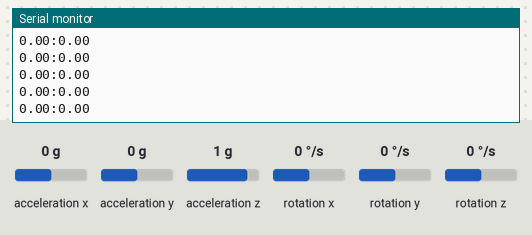
Recording of a sketch running on a simulated ESP32. On the bench: the last lines printed to the serial monitor. Wiring (inferred from the names in the program): MPU-6050 motion sensor at I2C address 0x68. The test bench sets the inputs (shaded band); at power-on: rotation x 0 °/s, rotation z 0 °/s, acceleration x 0 g, acceleration y 0 g, acceleration z 1 g, rotation y 0 °/s.

Above: at 1.3 s.
1.4 s: rotation x set to -192 °/s
At 1.48 s:
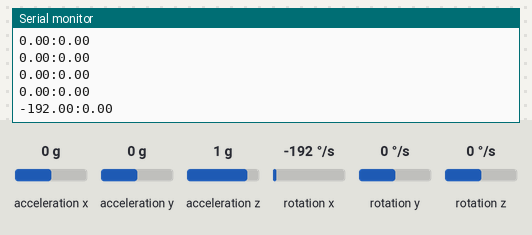
2.9 s: rotation z set to -192 °/s
At 2.9 s:
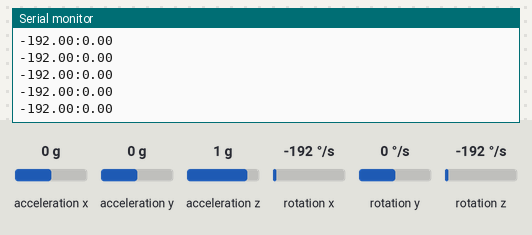
4.4 s: rotation x set to -100 °/s
At 4.43 s:
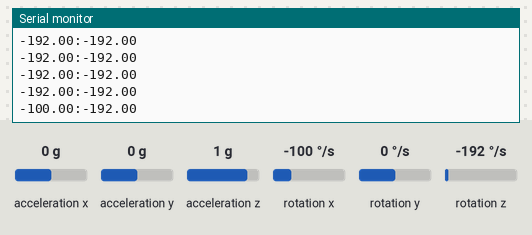
Timing chart, 0 to 7.4 s (numbered marks = the images above; inputs shaded):
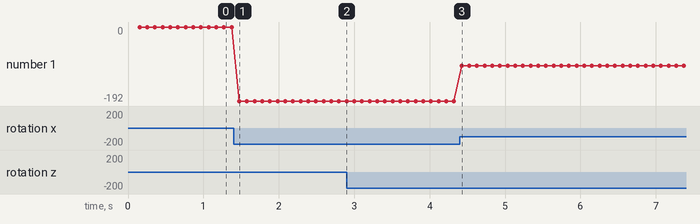

Measured:
- after the input at 1.4 s, the serial monitor: prints a new line after 0.08 s (image 1)
- after the input at 4.4 s, the serial monitor: prints a new line at once (image 3)
- plotted number 1: 0 → -192 after the input at 1.4 s, -192 → -100 after the input at 4.4 s

The sketch:

magic_wand.ino
```cpp
#include <Wire.h>
// MPU6050 Slave Device Address
const uint8_t MPU6050SlaveAddress = 0x68;

// Select SDA and SCL pins for I2C communication
const uint8_t scl = 22;  //D1
const uint8_t sda = 21;  //D2

int buttonState=1;
// sensitivity scale factor respective to full scale setting provided in datasheet
const uint16_t AccelScaleFactor = 16384;
const uint16_t GyroScaleFactor = 131;

// MPU6050 few configuration register addresses
const uint8_t MPU6050_REGISTER_SMPLRT_DIV   =  0x19;
const uint8_t MPU6050_REGISTER_USER_CTRL    =  0x6A;
const uint8_t MPU6050_REGISTER_PWR_MGMT_1   =  0x6B;
const uint8_t MPU6050_REGISTER_PWR_MGMT_2   =  0x6C;
const uint8_t MPU6050_REGISTER_CONFIG       =  0x1A;
const uint8_t MPU6050_REGISTER_GYRO_CONFIG  =  0x1B;
const uint8_t MPU6050_REGISTER_ACCEL_CONFIG =  0x1C;
const uint8_t MPU6050_REGISTER_FIFO_EN      =  0x23;
const uint8_t MPU6050_REGISTER_INT_ENABLE   =  0x38;
const uint8_t MPU6050_REGISTER_ACCEL_XOUT_H =  0x3B;
const uint8_t MPU6050_REGISTER_SIGNAL_PATH_RESET  = 0x68;

int16_t AccelX, AccelY, AccelZ, Temperature, GyroX, GyroY, GyroZ;


void setup() {
  Serial.begin(9600);
  Wire.begin(sda, scl);
  MPU6050_Init();
}

void loop() {
   if (buttonState == 1)
   {
      double  Gx, Gy, Gz;

      Read_RawValue(MPU6050SlaveAddress, MPU6050_REGISTER_ACCEL_XOUT_H);
      Gx = (double)GyroX/GyroScaleFactor;
      Gy = (double)GyroY/GyroScaleFactor;
      Gz = (double)GyroZ/GyroScaleFactor;

      Serial.print(Gx);
      Serial.print(':');
      Serial.println(Gz);
      delay(100);
   }
}

void I2C_Write(uint8_t deviceAddress, uint8_t regAddress, uint8_t data){
  Wire.beginTransmission(deviceAddress);
  Wire.write(regAddress);
  Wire.write(data);
  Wire.endTransmission();
}

// read all 14 register
void Read_RawValue(uint8_t deviceAddress, uint8_t regAddress){
  Wire.beginTransmission(deviceAddress);
  Wire.write(regAddress);
  Wire.endTransmission();
  Wire.requestFrom(deviceAddress, (uint8_t)14);
  AccelX = (((int16_t)Wire.read()<<8) | Wire.read());
  AccelY = (((int16_t)Wire.read()<<8) | Wire.read());
  AccelZ = (((int16_t)Wire.read()<<8) | Wire.read());
  Temperature = (((int16_t)Wire.read()<<8) | Wire.read());
  GyroX = (((int16_t)Wire.read()<<8) | Wire.read());
  GyroY = (((int16_t)Wire.read()<<8) | Wire.read());
  GyroZ = (((int16_t)Wire.read()<<8) | Wire.read());
}

//configure MPU6050
void MPU6050_Init(){
  delay(150);
  I2C_Write(MPU6050SlaveAddress, MPU6050_REGISTER_SMPLRT_DIV, 0x07);
  I2C_Write(MPU6050SlaveAddress, MPU6050_REGISTER_PWR_MGMT_1, 0x01);
  I2C_Write(MPU6050SlaveAddress, MPU6050_REGISTER_PWR_MGMT_2, 0x00);
  I2C_Write(MPU6050SlaveAddress, MPU6050_REGISTER_CONFIG, 0x00);
  I2C_Write(MPU6050SlaveAddress, MPU6050_REGISTER_GYRO_CONFIG, 0x00);//set +/-250 degree/second full scale
  I2C_Write(MPU6050SlaveAddress, MPU6050_REGISTER_ACCEL_CONFIG, 0x00);// set +/- 2g full scale
  I2C_Write(MPU6050SlaveAddress, MPU6050_REGISTER_FIFO_EN, 0x00);
  I2C_Write(MPU6050SlaveAddress, MPU6050_REGISTER_INT_ENABLE, 0x01);
  I2C_Write(MPU6050SlaveAddress, MPU6050_REGISTER_SIGNAL_PATH_RESET, 0x00);
  I2C_Write(MPU6050SlaveAddress, MPU6050_REGISTER_USER_CTRL, 0x00);
}
```
